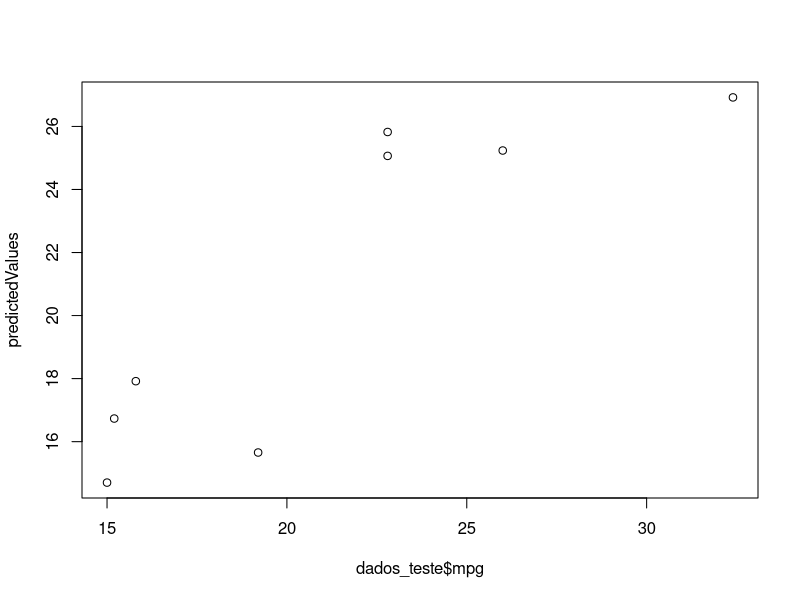
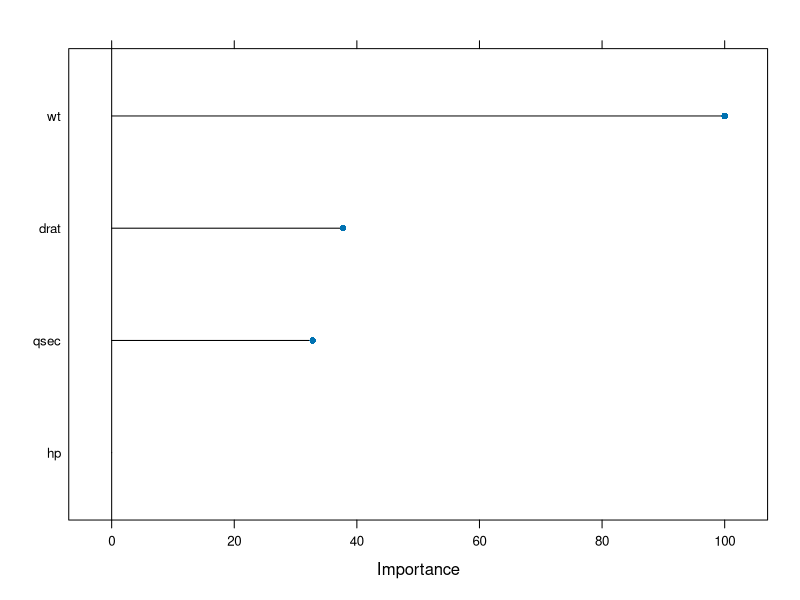

The R script that drew these images, in order:

# Usando o Pacote Caret Para Criar Modelos de Machine Learning em R
# http://topepo.github.io/caret/index.html

# Obs: Caso tenha problemas com a acentuação, consulte este link:
# https://support.rstudio.com/hc/en-us/articles/200532197-Character-Encoding

# Configurando o diretório de trabalho
# Coloque entre aspas o diretório de trabalho que você está usando no seu computador
# Não use diretórios com espaço no nome

setwd("D:/BigDataAnalytics/Capitulo12")
getwd()

# Instala os pacotes

install.packages("caret")
install.packages("randomForest")

# Carregando os pacotes
library(caret)
library(randomForest)
library(datasets)

# Usa o dataset mtcars

View(mtcars)

# Função do Caret para divisao dos dados

?createDataPartition

split <- createDataPartition(y = mtcars$mpg, p = 0.7, list = FALSE)

# Cria dados de treino e de teste

dados_treino <- mtcars[split,]
dados_teste <- mtcars[-split,]

# Treina o modelo

?train

names(getModelInfo())

# Mostra a importância das variáveis para a criação do modelo

?varImp

modelol_v1 <- train(mpg ~ ., data = dados_treino, method = "lm")
varImp(modelol_v1)

# Regressão linear

modelol_v1 <- train(mpg ~ wt + hp + qsec + drat, data = dados_treino, method = "lm")

# Random forest

modelol_v2 <- train(mpg ~ wt + hp + qsec + drat, data = dados_treino, method = "rf")

# Resumo do modelo

summary(modelol_v1)
summary(modelol_v2)

# Ajusta o modelo

?expand.grid
?trainControl

controle1 <- trainControl(method = "cv", number = 10)

modelol_v3 <- train(mpg ~ wt + hp + qsec + drat, 
                    data = dados_treino, 
                    method = "lm", 
                    trControl = controle1, 
                    metric = "Rsquared")

# Resumo do modelo

summary(modelol_v3)

# Coleta os residuos

residuals <- resid(modelol_v3)
print(residuals)

# Previsoes

?predict

predictedValues <- predict(modelol_v1, dados_teste)
predictedValues
plot(dados_teste$mpg, predictedValues)

# Plot das variáveis mais relevantes no modelo

plot(varImp(modelol_v1))
